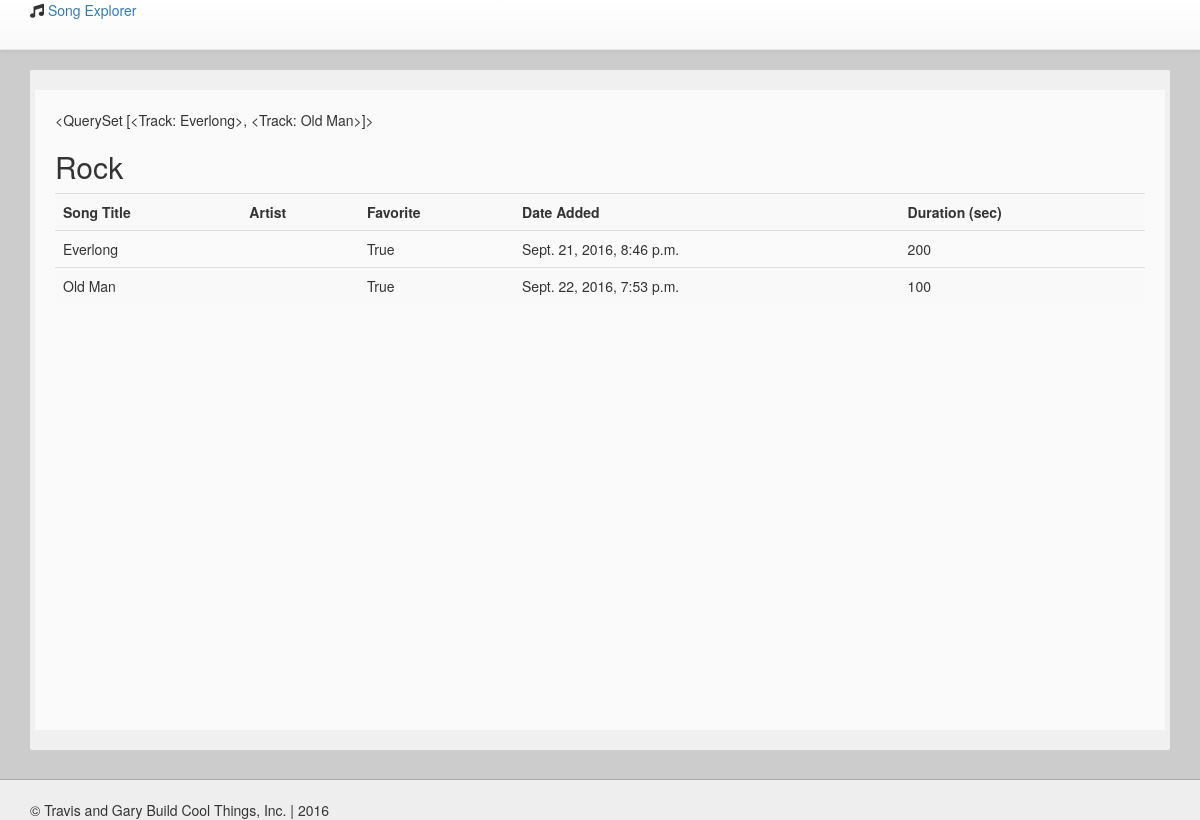
Screenshot of /genre/1/ with the database file from the repository.
### tracks/models.py (models this page shows, shortened)
class Genre(models.Model):
	genre_name = models.CharField(max_length=200)
	def __str__(self):
		return self.genre_name

class Track(models.Model):
	name = models.CharField(max_length=200)
	artist = models.ManyToManyField('Artist')
	album = models.ManyToManyField('Album')
	date_added = models.DateTimeField(default=datetime.now, blank=True)
	duration = models.IntegerField()
	favorite = models.BooleanField(default=False)
	genre = models.ForeignKey('Genre')
	def __str__(self):
		return self.name

### tracks/views.py (the view)
# urls.py: url(r'^genre/(?P<id>\d+)/$', views.genre_page, name='genre_page'),
def genre_page(request, id):
    genre = get_object_or_404(Genre, pk=id)
    tracks = genre.track_set.all()
    context = {
        "genre": genre,
        "tracks": tracks,
    }
    return render(request, "tracks/genre_page.html", context)

### tracks/templates/tracks/genre_page.html (shortened to what this page needs)
{% extends 'tracks/base.html' %}
{% block content %}
  <div class="row">
    <div class="main-content">
    {{tracks}}
      <h2>{{ genre }}</h2>
            <table class="table  table-striped">
                <tr>
                  <th>Song Title</th>
                  <th>Artist</th>
                  <th>Favorite</th>
                  <th>Date Added</th>
                  <th>Duration (sec)</th>
                </tr>
            {% for song in tracks %}
                <tr>
                  <td>
                    {{song.name}}
                  </td>
                  <td>
                  </td>
                  <td>
                    {{song.favorite}}
                  </td>
                  <td>
                    {{song.date_added}}
                  </td>
                  <td>
                    {{song.duration}}
                  </td>
                </tr>
            {% endfor %}
            </table>
    </div>
  </div>
{% endblock %}

### tracks/static/tracks/styles.css (style rules this page uses)
body { padding-top: 70px; padding-bottom: 70px; background-color: #ccc; }
.main-content { background: rgba(255, 255, 255, 0.7); padding: 20px; border: 0px solid #ddd; min-height: 80vh; border-radius: 2px; }

### rows the page displays
Genre: id.name "<QuerySet [<Track: Everlong>, <Track: Old Man>]>", genre_name "Rock"
Track: name "Everlong", favorite "True", date_added "Sept. 21, 2016, 8:46 p.m.", duration "200"
Track: name "Old Man", favorite "True", date_added "Sept. 22, 2016, 7:53 p.m.", duration "100"
